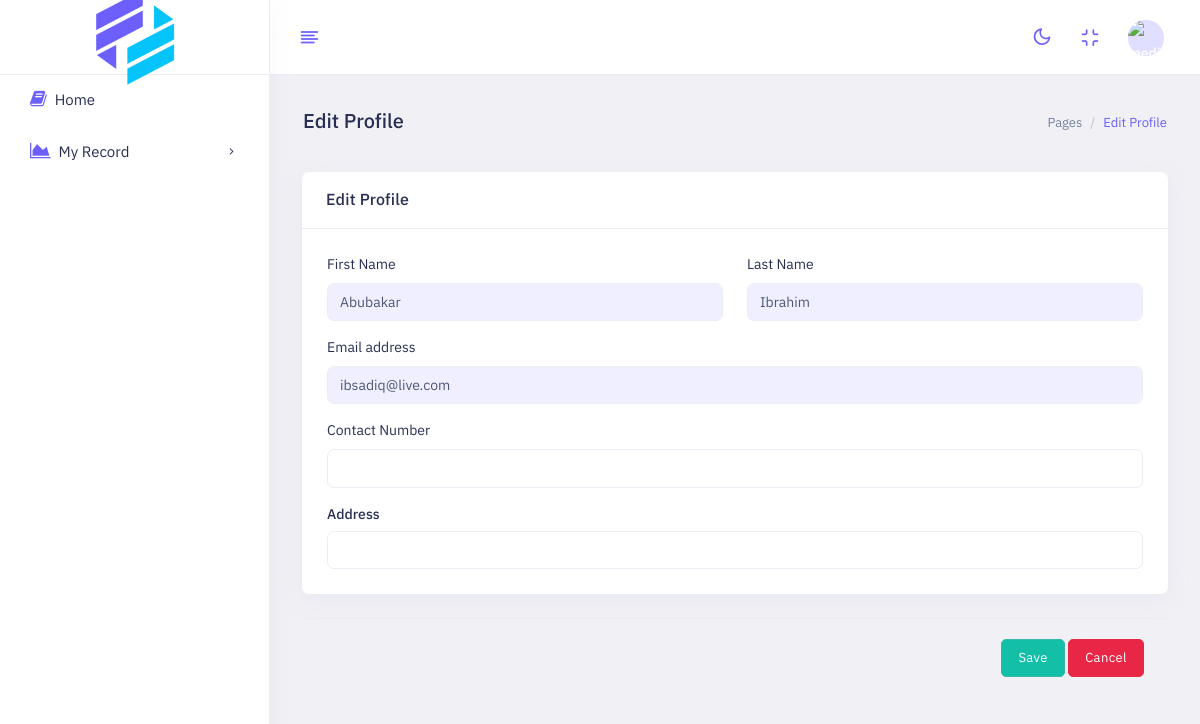
Page /account/profile-update/ (signed in) on the committed database.
### account/models.py (models this page shows, shortened)
class User(AbstractBaseUser, PermissionsMixin):
    first_name = models.CharField(
        max_length=100,
    )
    last_name = models.CharField(
        max_length=100,
    )
    email = models.EmailField(verbose_name="email", max_length=60, unique=True)
    staff_id = models.CharField(max_length=8, null=True, blank=True)
    date_joined = models.DateTimeField(auto_now_add=True)
    last_login = models.DateTimeField(verbose_name="last login", auto_now=True)
    is_active = models.BooleanField(default=False)
    is_staff = models.BooleanField(default=False)
    is_superuser = models.BooleanField(default=False)
    is_patient = models.BooleanField(default=False)
    is_healthworker = models.BooleanField(default=False)
    USERNAME_FIELD = "email"
    REQUIRED_FIELDS = []  # email & Password are required by default.
    READONLY_FIELDS = ["date_joined", "last_login"]
    objects = UserManager()

### account/views.py (the view, shortened to what this page needs)
# urls.py: path("profile-update/", ProfileUpdateView.as_view(), name="profile_update"),
class ProfileUpdateView(View):
    template_name = "profile.html"
    def get(self, request):
        profile_form = ProfileUpdateForm()
        user_form = UserRegisterForm()
        return render(
            request,
            self.template_name,
            {"user_form":user_form, "profile_form": profile_form},
        )

### account/forms.py (shortened to what this page needs)
class UserRegisterForm(forms.ModelForm):
    password = forms.CharField(widget=forms.PasswordInput)
    password_2 = forms.CharField(label="Confirm Password", widget=forms.PasswordInput)
    class Meta:
        model = User
        fields = [
            "first_name",
            "last_name",
            "email",
            "password",
            "password_2",
            "staff_id",
        ]

class ProfileUpdateForm(forms.ModelForm):
    class Meta:
        model = Profile
        fields = (
            "phone_number",
            "address",
        )

### account/templates/profile.html (shortened to what this page needs)
{% extends 'base.html' %}
{% load widget_tweaks %}
{% load i18n static %}
{% block content %}
<div class="main-content app-content mt-0">
    <div class="side-app">
        <div class="main-container container-fluid">
            <div class="page-header">
                <h1 class="page-title">Edit Profile</h1>
                <div>
                    <ol class="breadcrumb">
                        <li class="breadcrumb-item"><a href="javascript:void(0)">Pages</a></li>
                        <li class="breadcrumb-item active" aria-current="page">Edit Profile</li>
                    </ol>
                </div>
            </div>
            <div class="row">
                <div class="col-xl-8">
                    <div class="card">
                        <div class="card-header">
                            <h3 class="card-title">Edit Profile</h3>
                        </div>
                        <form method="post" action="{% url 'account:profile_update' %}">
                        <div class="card-body">
                            <div class="row">
                                <div class="col-lg-6 col-md-12">
                                    <div class="form-group">
                                        <label for="exampleInputname">First Name</label>
                                        <input type="text" class="form-control" id="exampleInputname" name="first_name" value="{{ request.user.first_name}}"
                                        required
                                        readonly>
                                    </div>
                                </div>
                                <div class="col-lg-6 col-md-12">
                                    <div class="form-group">
                                        <label for="exampleInputname1">Last Name</label>
                                        <input type="text" class="form-control" id="exampleInputname1" name="last_name"
                                        value="{{ request.user.last_name}}"
                                        required
                                        readonly>
                                    </div>
                                </div>
                            </div>
                            <div class="form-group">
                                <label for="exampleInputEmail1">Email address</label>
                                <input type="email" class="form-control" id="exampleInputEmail1" name="email"
                                value="{{ request.user.email}}"
                                required
                                readonly>
                            </div>
                            <div class="form-group">
                                <label for="exampleInputnumber">Contact Number</label>
                                <input type="tel" class="form-control" id="exampleInputnumber" name="phone_number"
                                value="{{ request.user.profile.phone_number}}"
                                required>
                            </div>
                            <div class="form-group">
                                <label class="form-label">Address</label>
                                <input class="form-control" name="address"
                                value="{{ request.user.profile.address}}"
                                required
                            >
                            </div>
                                </div>
                            </div>
                            <div class="card-footer text-end">
                                <button class="btn btn-success my-1" type="submit">Save</button>
                                <a href="{% url 'record:profile_update' %}" class="btn btn-danger my-1">Cancel</a>
                            </div>
                        </div>
                    </div>
            </div>
        </div>
    </div>
</div>
{% endblock %}

### rows in the picture
User: first_name "Abubakar", last_name "Ibrahim", email "ibsadiq@live.com"
